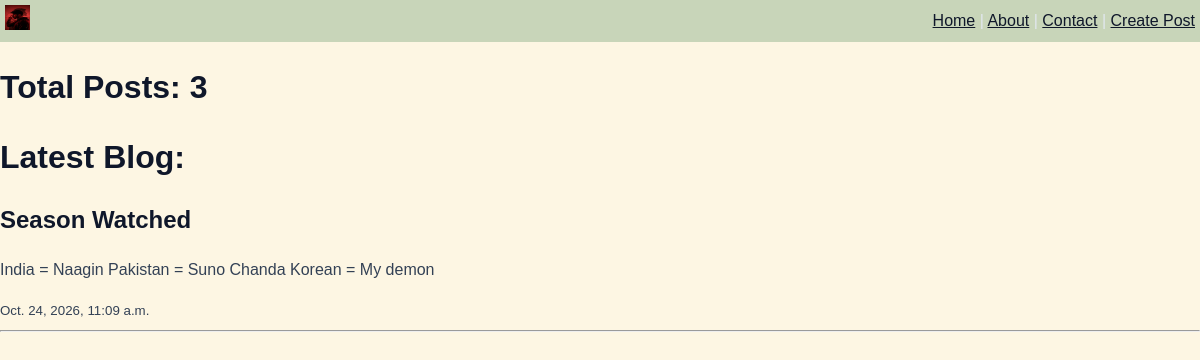
Page /post/ on the earlier database version.
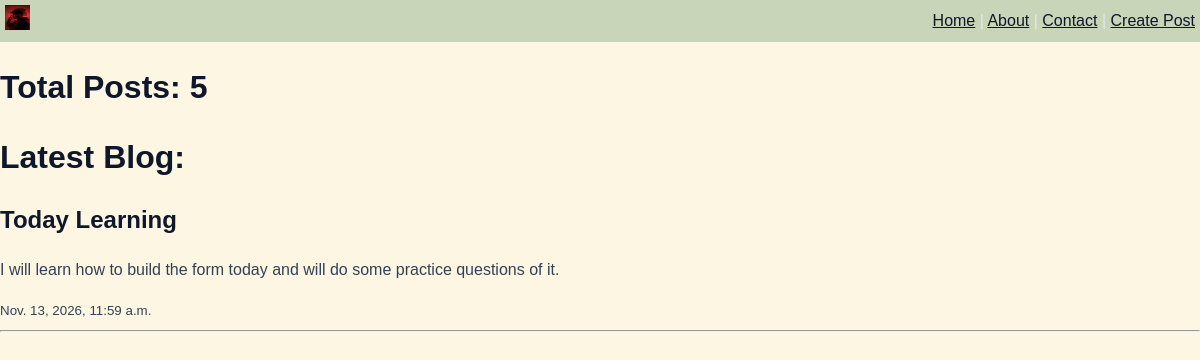
Same page on the later database version.
### blog/models.py (models this page shows, shortened)
class Post(models.Model):
    title = models.CharField(max_length=200)
    content = models.TextField()
    date_created = models.DateTimeField(auto_now_add=True)
    author = models.CharField(max_length=100)

### blog/views.py (the view)
# urls.py: path('post/', views.latest_posts, name='latest_post'),
def latest_posts(request):
    post = Post.objects.last()
    context = {
        'post' : post,
        'total_posts' : Post.objects.count()
    }
    return render(request,'blog/latest_post.html',context)

### blog/templates/blog/latest_post.html
{% extends "blog/base.html" %}
{% block content %}
<h1>Total Posts: {{total_posts}}</h1>
<h1>Latest Blog:</h1>
<h2>{{ post.title }}</h2>
<p>{{ post.content }}</p>
<small>{{ post.date_created }}</small>
<hr>
{% endblock  %}

Differences in the rows shown:
no longer on this page (row unchanged): Post: title "Season Watched", content "India = Naagin Pakistan = Suno Chanda Korean = My demon", date_created "Oct. 24, 2026, 11:09 a.m."
added Post: title "Today Learning", content "I will learn how to build the form today and will do some practice questions of it.", date_created "Nov. 13, 2026, 11:59 a.m."
Other differences:
{{ total_posts }}: "3" → "5"
